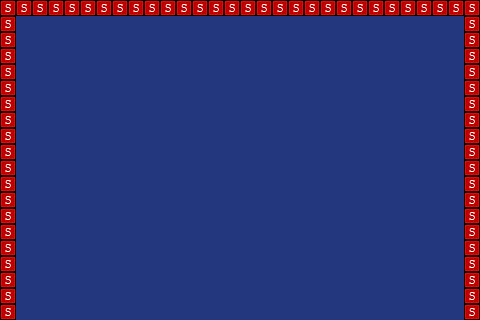

This game map was drawn from its Tiled (.tmx) file and the tilesets committed beside it. A one-line description and the trimmed map source follow:
An orthogonal 30x20 tile map with 16x16 px tiles, 1 tile layer (Tile Layer 1), 3 tilesets and 1 object (paddle).

<map version="1.0" orientation="orthogonal" width="30" height="20" tilewidth="16" tileheight="16" backgroundcolor="#23377f">
 <tileset firstgid="1" name="tiles" tilewidth="16" tileheight="16">
  <image source="../img/tiles.png" width="80" height="224" />
 </tileset>
 <tileset firstgid="71" name="solid-tile" tilewidth="16" tileheight="16">
  <image source="../img/solid-tile.png" width="16" height="16" />
  <tile id="0">
   <properties>
    <property name="type" value="solid" />
   </properties>
  </tile>
 </tileset>
 <tileset firstgid="72" name="paddle" tilewidth="16" tileheight="16">
  <image source="../img/paddle.png" width="48" height="16" />
 </tileset>
 <layer name="Tile Layer 1" width="30" height="20">
  <data>[600 cells, 68 non-empty, 1 distinct tile ids]</data>
 </layer>
 <objectgroup color="#ff0000" name="entity-paddle" width="30" height="20">
  <object name="paddle" x="208" y="272" width="48" height="16" />
 </objectgroup>
</map>
